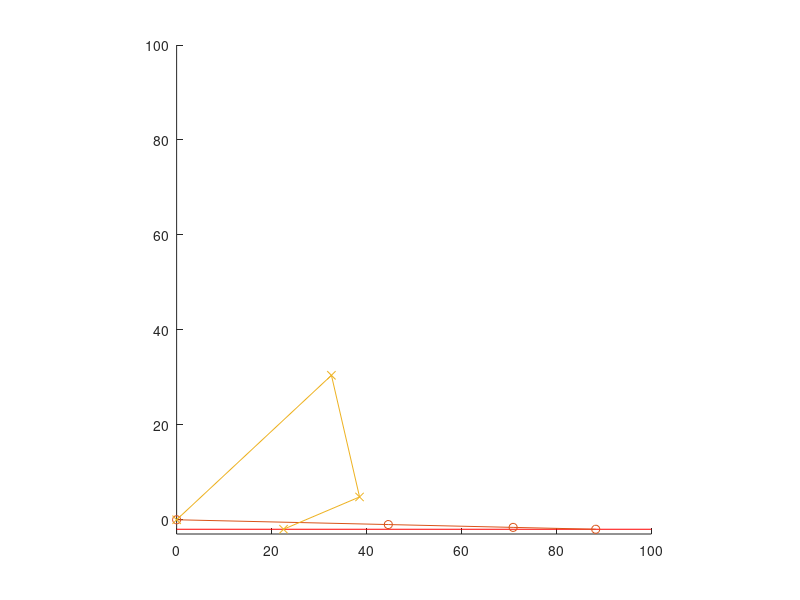

Write the MATLAB code that produced this figure.
1;

% Start of Global Script
global len_prox = 44.6;
global len_inter = 26.3;
global len_distal = 17.4; 

global lb_angle_prox   = -pi /3;
global lb_angle_inter  = -2*pi/3;
global lb_angle_distal = -2*pi/3;

global ub_angle_prox   = pi/3;
global ub_angle_inter  = 0;
global ub_angle_distal = 0;

global error_margin = 0.1;


% Clamp functions as expected
function f = clamp(angle, min, max)
  f=angle;
  if(angle<min) f=min;
  elseif(angle>max) f=max; endif
endfunction

function T = rotateJoint(angle,length,lb,ub)
  angle = clamp(angle,lb,ub);
  T = [ cos(angle), -sin(angle), 0, length*cos(angle);
        sin(angle),  cos(angle), 0, length*sin(angle);
                 0,           0, 1,                 0;
                 0,           0, 0,                 1];
endfunction

% Works as expected
function inv_j = calcInvJacobian(len_prox, len_inter, len_distal, angle_prox, angle_inter)

  j = [-len_prox*sin(angle_prox )-len_inter*sin(angle_prox + angle_inter)-len_distal*sin(angle_prox+(5/3)*angle_inter), -len_inter*sin(angle_prox+angle_inter)-len_prox*sin(angle_prox+(5/3)*angle_inter);
        len_prox*cos(angle_prox )+len_inter*cos(angle_prox + angle_inter)+len_distal*cos(angle_prox+(5/3)*angle_inter),  len_inter*cos(angle_prox+angle_inter)+len_distal*cos(angle_prox+(5/3)*angle_inter)];
  
  D = j(1,1)* j(2,2) - j(1,2)*j(2,1);
  inv_j = (1/D) * [j(2,2), -1*j(1,2); -1*j(2,1), j(1,1)];

endfunction

function [X,Y] = forwardKinematics(angle_prox, angle_inter, angle_distal)
  global len_prox;
  global len_inter;
  global len_distal; 

  global lb_angle_prox;
  global lb_angle_inter;
  global lb_angle_distal;

  global ub_angle_prox;
  global ub_angle_inter;
  global ub_angle_distal;

  global error_margin;

  T1 = rotateJoint(angle_prox,   len_prox,  lb_angle_prox,   ub_angle_prox);
  T2 = rotateJoint(angle_inter,  len_inter, lb_angle_inter,  ub_angle_inter);
  T3 = rotateJoint(angle_distal, len_distal,lb_angle_distal, ub_angle_distal);
  j1 = T1;
  j2 = T1*T2;
  tip= T1*T2*T3;
  X = [0,j1(1,4),j2(1,4),tip(1,4)];
  Y = [0,j1(2,4),j2(2,4),tip(2,4)];
endfunction

function K = assignment2()
  global len_prox;
  global len_inter;
  global len_distal; 

  global lb_angle_prox;
  global lb_angle_inter;
  global lb_angle_distal;

  global ub_angle_prox;
  global ub_angle_inter;
  global ub_angle_distal;

  global error_margin;

  % Visualization
  img = figure(2);
  clf;
  hold on;
  axis([0,100,-3,100],"equal");
  plot([0,65],[-2,-2]); % plots the line
  
  %forwardKinematics(0.4708, lb_angle_inter/2, lb_angle_distal)
  [X1, Y1] = forwardKinematics(0.98425, (-2*pi)/3, 0)
  [X2, Y2] = forwardKinematics(0.4835, -1.15157, (-2*pi)/3)
  plot( X1, Y1);
  plot( X2, Y2);
  hold off;  
  
endfunction

function K = assignment3()
  global len_prox;
  global len_inter;
  global len_distal; 

  global lb_angle_prox;
  global lb_angle_inter;
  global lb_angle_distal;

  global ub_angle_prox;
  global ub_angle_inter;
  global ub_angle_distal;

  global error_margin;

  % Visualization
  img2 = figure(3);
  clf;
  hold on;
  axis([0,100,-100,100],"equal");
  
  for i=lb_angle_prox:0.1:ub_angle_prox
    [X1, Y1] = forwardKinematics(i, ub_angle_inter, ub_angle_distal);
    [X2, Y2] = forwardKinematics(i, lb_angle_inter, lb_angle_distal);
     
    plot( X1(4), Y1(4));
    plot( X2(4), Y2(4));
  endfor
  
  for i=lb_angle_inter:0.1:ub_angle_inter
    [X1, Y1] = forwardKinematics(lb_angle_prox, i, ub_angle_distal);
    [X2, Y2] = forwardKinematics(ub_angle_prox, i, lb_angle_distal);
     
    plot( X1(4), Y1(4));
    plot( X2(4), Y2(4));
  endfor
  
  for i=lb_angle_distal:0.1:ub_angle_distal
    [X1, Y1] = forwardKinematics(lb_angle_prox, lb_angle_inter, i);
    [X2, Y2] = forwardKinematics(ub_angle_prox, ub_angle_inter, i);
     
    plot( X1(4), Y1(4));
    plot( X2(4), Y2(4));
  endfor
  
  hold off;
endfunction

function [Xi,Yi] = inverseKinematics(currentAngleGuess, target)
  global len_prox;
  global len_inter;
  global len_distal; 

  global lb_angle_prox;
  global lb_angle_inter;
  global lb_angle_distal;

  global ub_angle_prox;
  global ub_angle_inter;
  global ub_angle_distal;

  global error_margin;
  
  Xi = [];
  Yi = [];

  distalJoint =  2*currentAngleGuess(2)/3;
  i = 0;
  do
    i = i+1;
    [X, Y] = forwardKinematics(currentAngleGuess(1), currentAngleGuess(2), distalJoint);
    Xi = vertcat(Xi,X);
    Yi = vertcat(Yi,Y);
    inv_J_q = calcInvJacobian(len_prox, len_inter, len_distal, currentAngleGuess(1), currentAngleGuess(2));
    currentAngleGuess = currentAngleGuess + inv_J_q*( target - [X(4);Y(4)] );
    error = sqrt( (target(1)-X(4))^2 + (target(2)-Y(4))^2 );
  until((error<error_margin && Y(4)>-2) || i>=20);
  
  i = i+1;
  [X, Y] = forwardKinematics(currentAngleGuess(1), currentAngleGuess(2), distalJoint);
  
  Xi = vertcat(Xi,X);
  Yi = vertcat(Yi,Y);
endfunction

function K = assignment5and6()
  global len_prox;
  global len_inter;
  global len_distal; 

  global lb_angle_prox;
  global lb_angle_inter;
  global lb_angle_distal;

  global ub_angle_prox;
  global ub_angle_inter;
  global ub_angle_distal;

  global error_margin;
  
  % Visualization
  img2 = figure(5);
  clf;
  hold on;
  axis([0,100,-3,100],"equal");
  
  target = transpose([len_prox + len_inter + 10, -2]);
  plot(target(1), target(2),'marker','x','markersize',30,'color','r');
  
  [Xi, Yi] = inverseKinematics([0.1,-0.1],target);
  
  for i=1:rows(Xi)
    px = [Xi(i,1),Xi(i,2),Xi(i,3),Xi(i,4)];
    py = [Yi(i,1),Yi(i,2),Yi(i,3),Yi(i,4)];
    plot(px,py,'marker','o');
  endfor
  
  for i=1:rows(Xi)
    tipx(i) = Xi(i,4);
    tipy(i) = Yi(i,4);
  endfor
  plot(tipx,tipy,'color','r','linestyle','--');
  hold off;
  
  img3 = figure(6);
  clf;
  hold on;
  for i=1:rows(Xi)
    diff(i) = sqrt( (Xi(i,4)-target(1))^2 + (Yi(i,4)-target(2))^2 );
  endfor
  plot(diff);
  hold off;
endfunction

function assignment7()
  global len_prox;
  global len_inter;
  global len_distal;
  global lb_angle_prox;
  global lb_angle_inter;
  global lb_angle_distal;
  global ub_angle_prox;
  global ub_angle_inter;
  global ub_angle_distal;

  
  img7 = figure(7);
  clf;
  hold on;
  axis([0,100,-3,100],"equal");
  
  plot([0,100],[-2,-2],'color','r');
  
  dist  = len_prox+len_inter+len_distal;
  angle = asin(-2/dist);
  [Xf,Yf] = forwardKinematics(angle,0,0);
  plot(Xf,Yf,'marker','o');
  
  [Xt,Yt] = forwardKinematics(0,lb_angle_inter,(2/3)*lb_angle_inter);
  distq  = sqrt(Xt(4)^2+Yt(4)^2);
  angleq = asin(-2/distq);
  anglediffq = atan(Yt(4)/Xt(4));
  
  [Xc,Yc] = forwardKinematics(angleq-anglediffq,lb_angle_inter,(2/3)*lb_angle_inter);
  plot(Xc,Yc,'marker','x');
  
  hold off;
endfunction

%assignment2()
%assignment3()
%assignment5and6()
assignment7()

%len_prox, len_inter, len_distal, lb_angle_prox, lb_angle_inter, lb_angle_distal, ub_angle_prox, ub_angle_inter, ub_angle_distal
%
%origin = transpose([0,0,0,1]);
%target = transpose([len_prox + len_inter + 10, -2]);
%plot(target(1), target(2),
%     'marker','x','markersize',40,'color','r');
%
%currentAngleGuess = [0.1,-0.1];
%
%i = 0;
%do
%  i = i+1;
%  T01 = rotateJoint(currentAngleGuess(1), len_prox,  lb_angle_prox,   ub_angle_prox);
%  T12 = rotateJoint(currentAngleGuess(2), len_inter, lb_angle_inter,  ub_angle_inter);
%  T23 = rotateJoint((currentAngleGuess(2)*2)/3, len_distal,lb_angle_distal, ub_angle_distal);
%  j1 = T01;
%  j2 = T01*T12;
%  tip= T01*T12*T23;
%  
%  tipsx(i) = tip(1,4);
%  tipsy(i) = tip(2,4);
%  
%  theta1 = clamp(currentAngleGuess(1), lb_angle_prox, ub_angle_prox);
%  theta2 = clamp(currentAngleGuess(2), lb_angle_inter, ub_angle_inter);
%  theta3 = (2*theta2)/3
%
%  a = tip(1,4)
%  b = tip(2,4)
%
%  plot([0,j1(1,4),j2(1,4),tip(1,4)],
%       [0,j1(2,4),j2(2,4),tip(2,4)],
%       'marker','o','color','k');
%       
%  inv_J_q = calcInvJacobian(len_prox, len_inter, len_distal, currentAngleGuess(1), currentAngleGuess(2));
%  currentAngleGuess = currentAngleGuess + inv_J_q*( target - [tip(1,4);tip(2,4)] );
%  
%  error = sqrt( (target(1)-tip(1,4))^2 + (target(2)-tip(2,4))^2 );
%until((error<error_margin && tip(2,4)>-2) || i>10);
%
%i = i+1;
%
%distalJoint =  2*currentAngleGuess(2)/3 ;
%T01 = rotateJoint(currentAngleGuess(1), len_prox,  lb_angle_prox,   ub_angle_prox);
%T12 = rotateJoint(currentAngleGuess(2), len_inter, lb_angle_inter,  ub_angle_inter);
%T23 = rotateJoint(distalJoint,          len_distal,lb_angle_distal, ub_angle_distal);
%j1 = T01;
%j2 = T01*T12;
%tip= T01*T12*T23;
%tipsy(i) = tip(2,4);
%tipsx(i) = tip(1,4);
%  plot([0,j1(1,4),j2(1,4),tip(1,4)],
%       [0,j1(2,4),j2(2,4),tip(2,4)],
%       'marker','o','color','b');
%
%
%plot(tipsx,tipsy,'linestyle','-.','color','r');
%
%l1 = 44.6;
%l2 = 26.3;
%l3 = 17.4;
%
%theta1 = clamp(currentAngleGuess(1), lb_angle_prox, ub_angle_prox);
%theta2 = clamp(currentAngleGuess(2), lb_angle_inter, ub_angle_inter);
%theta3 = (2*theta2)/3
%
%a = tip(1,4)
%b = tip(2,4)
%
%x = l1*cos(theta1) + l3*cos((2*theta2)/3)*(cos(theta1)*cos(theta2) - sin(theta1)*sin(theta2)) - l3*sin((2*theta2)/3)*(cos(theta1)*sin(theta2) + cos(theta2)*sin(theta1)) + l2*cos(theta1)*cos(theta2) - l2*sin(theta1)*sin(theta2) 
%y = l1*sin(theta1) + l3*cos((2*theta2)/3)*(cos(theta1)*sin(theta2) + cos(theta2)*sin(theta1)) + l3*sin((2*theta2)/3)*(cos(theta1)*cos(theta2) - sin(theta1)*sin(theta2)) + l2*cos(theta1)*sin(theta2) + l2*cos(theta2)*sin(theta1)
